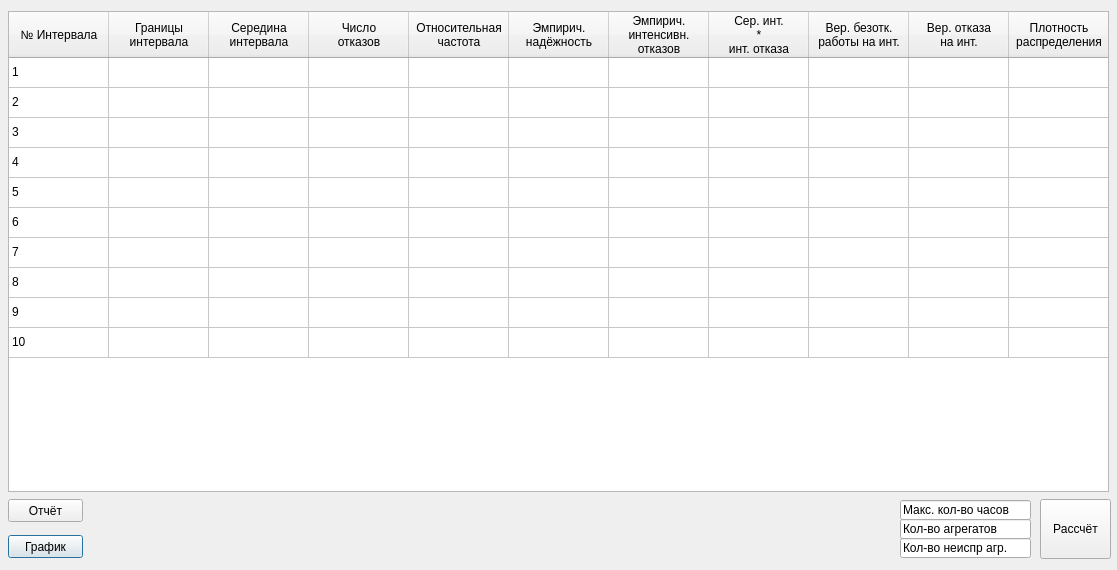
<?xml version="1.0" encoding="UTF-8"?>
<ui version="4.0">
 <class>Dialog</class>
 <widget class="QDialog" name="Dialog">
  <property name="geometry">
   <rect>
    <x>0</x>
    <y>0</y>
    <width>1117</width>
    <height>570</height>
   </rect>
  </property>
  <property name="windowTitle">
   <string>SHEMETOV</string>
  </property>
  <widget class="QPushButton" name="pushButton_2">
   <property name="geometry">
    <rect>
     <x>8</x>
     <y>535</y>
     <width>75</width>
     <height>23</height>
    </rect>
   </property>
   <property name="text">
    <string>График</string>
   </property>
  </widget>
  <widget class="QPushButton" name="pushButton_3">
   <property name="geometry">
    <rect>
     <x>1040</x>
     <y>499</y>
     <width>71</width>
     <height>60</height>
    </rect>
   </property>
   <property name="text">
    <string>Рассчёт</string>
   </property>
  </widget>
  <widget class="QPushButton" name="pushButton">
   <property name="geometry">
    <rect>
     <x>8</x>
     <y>499</y>
     <width>75</width>
     <height>23</height>
    </rect>
   </property>
   <property name="text">
    <string>Отчёт</string>
   </property>
  </widget>
  <widget class="QTableWidget" name="tableWidget">
   <property name="geometry">
    <rect>
     <x>8</x>
     <y>11</y>
     <width>1101</width>
     <height>481</height>
    </rect>
   </property>
   <property name="verticalScrollBarPolicy">
    <enum>Qt::ScrollBarAlwaysOff</enum>
   </property>
   <property name="horizontalScrollBarPolicy">
    <enum>Qt::ScrollBarAlwaysOff</enum>
   </property>
   <attribute name="horizontalHeaderVisible">
    <bool>true</bool>
   </attribute>
   <attribute name="verticalHeaderVisible">
    <bool>false</bool>
   </attribute>
   <row>
    <property name="text">
     <string>Новая строка</string>
    </property>
   </row>
   <row>
    <property name="text">
     <string>Новая строка</string>
    </property>
   </row>
   <row>
    <property name="text">
     <string>Новая строка</string>
    </property>
   </row>
   <row>
    <property name="text">
     <string>Новая строка</string>
    </property>
   </row>
   <row>
    <property name="text">
     <string>Новая строка</string>
    </property>
   </row>
   <row>
    <property name="text">
     <string>Новая строка</string>
    </property>
   </row>
   <row>
    <property name="text">
     <string>Новая строка</string>
    </property>
   </row>
   <row>
    <property name="text">
     <string>Новая строка</string>
    </property>
   </row>
   <row>
    <property name="text">
     <string>Новая строка</string>
    </property>
   </row>
   <row>
    <property name="text">
     <string>Новая строка</string>
    </property>
   </row>
   <column>
    <property name="text">
     <string>№ Интервала</string>
    </property>
   </column>
   <column>
    <property name="text">
     <string>Границы 
интервала</string>
    </property>
   </column>
   <column>
    <property name="text">
     <string>Середина 
интервала</string>
    </property>
   </column>
   <column>
    <property name="text">
     <string>Число 
отказов</string>
    </property>
   </column>
   <column>
    <property name="text">
     <string>Относительная 
частота</string>
    </property>
   </column>
   <column>
    <property name="text">
     <string>Эмпирич. 
надёжность</string>
    </property>
   </column>
   <column>
    <property name="text">
     <string>Эмпирич. 
интенсивн. 
отказов</string>
    </property>
   </column>
   <column>
    <property name="text">
     <string>Сер. инт. 
*
инт. отказа</string>
    </property>
   </column>
   <column>
    <property name="text">
     <string>Вер. безотк. 
работы на инт.</string>
    </property>
   </column>
   <column>
    <property name="text">
     <string>Вер. отказа 
на инт.</string>
    </property>
   </column>
   <column>
    <property name="text">
     <string>Плотность 
распределения</string>
    </property>
   </column>
   <item row="0" column="0">
    <property name="text">
     <string>1</string>
    </property>
   </item>
   <item row="1" column="0">
    <property name="text">
     <string>2</string>
    </property>
   </item>
   <item row="2" column="0">
    <property name="text">
     <string>3</string>
    </property>
   </item>
   <item row="3" column="0">
    <property name="text">
     <string>4</string>
    </property>
   </item>
   <item row="4" column="0">
    <property name="text">
     <string>5</string>
    </property>
   </item>
   <item row="5" column="0">
    <property name="text">
     <string>6</string>
    </property>
   </item>
   <item row="6" column="0">
    <property name="text">
     <string>7</string>
    </property>
   </item>
   <item row="7" column="0">
    <property name="text">
     <string>8</string>
    </property>
   </item>
   <item row="8" column="0">
    <property name="text">
     <string>9</string>
    </property>
   </item>
   <item row="9" column="0">
    <property name="text">
     <string>10</string>
    </property>
   </item>
  </widget>
  <widget class="QLineEdit" name="lineEdit_2">
   <property name="geometry">
    <rect>
     <x>900</x>
     <y>519</y>
     <width>131</width>
     <height>20</height>
    </rect>
   </property>
   <property name="text">
    <string>Кол-во агрегатов</string>
   </property>
  </widget>
  <widget class="QLineEdit" name="lineEdit">
   <property name="geometry">
    <rect>
     <x>900</x>
     <y>500</y>
     <width>131</width>
     <height>20</height>
    </rect>
   </property>
   <property name="text">
    <string>Макс. кол-во часов</string>
   </property>
  </widget>
  <widget class="QLineEdit" name="lineEdit_3">
   <property name="geometry">
    <rect>
     <x>900</x>
     <y>538</y>
     <width>131</width>
     <height>20</height>
    </rect>
   </property>
   <property name="text">
    <string>Кол-во неиспр агр.</string>
   </property>
  </widget>
 </widget>
 <resources/>
 <connections/>
</ui>
